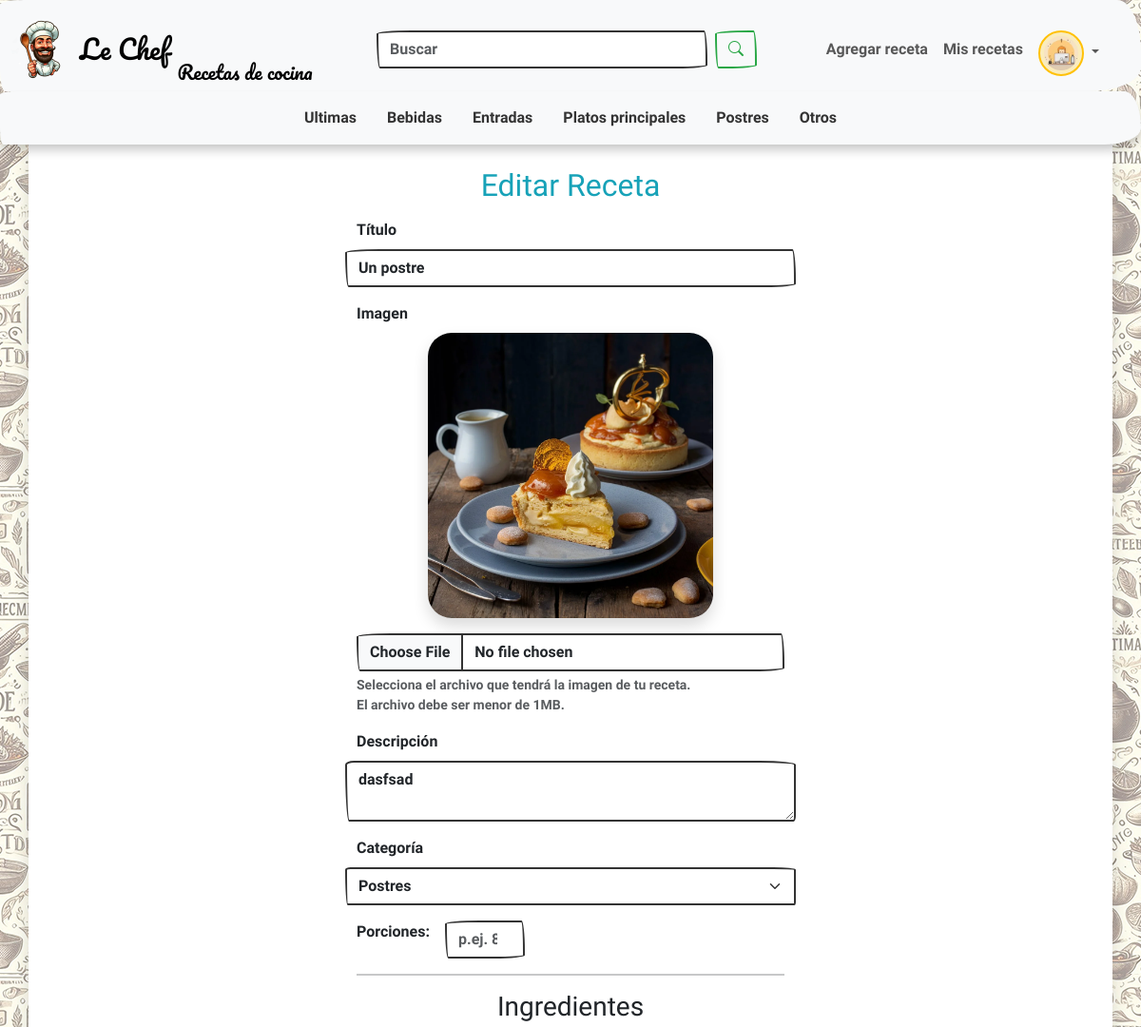
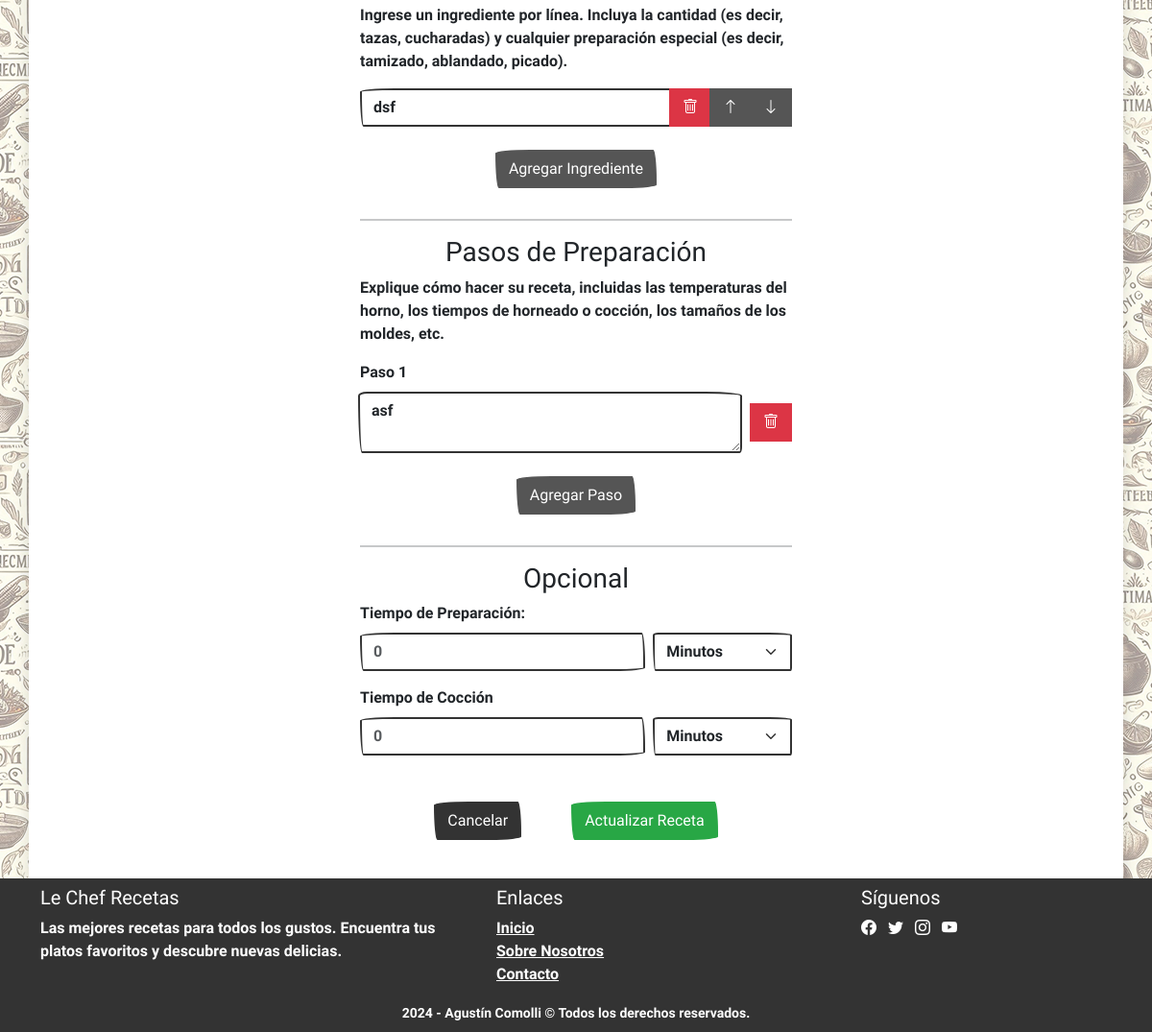
Screenshot of /recipe/3 (signed in) with the database file from the repository (2 pictures, top to bottom).
### app/models/categories.py (models this page shows, shortened)
class Category(db.Model):
    __tablename__ = "categories"
    id = db.Column(db.Integer, primary_key=True)
    name = db.Column(db.String(30), nullable=False)
    image_url = db.Column(db.String(200), nullable=False)
    recipes = db.relationship("Recipe", back_populates="category",
                              lazy="dynamic", cascade="all, delete-orphan")

### app/models/recipes.py (models this page shows, shortened)
class Recipe(db.Model):
    __tablename__ = "recipes"
    id = db.Column(db.Integer, primary_key=True)
    title = db.Column(db.String(), nullable=False)
    description = db.Column(db.String(100))
    image_url = db.Column(db.String(200), nullable=False)
    servings = db.Column(db.Integer)
    prep_time = db.Column(db.Integer)
    prep_time_unit = db.Column(db.String(10))
    cook_time = db.Column(db.Integer)
    cook_time_unit = db.Column(db.String(10))
    user_id = db.Column(db.Integer, db.ForeignKey("users.id"), nullable=False)
    user = db.relationship("User", back_populates="recipes")
    category_id = db.Column(db.Integer, db.ForeignKey("categories.id"),
                            nullable=False)
    category = db.relationship("Category", back_populates="categories")
    ingredients = db.relationship("Ingredient", back_populates="recipe",
                                  lazy="dynamic", cascade="all, delete-orphan")
    steps = db.relationship("Step", back_populates="step",
                            lazy="dynamic", cascade="all, delete-orphan")

### app/models/ingredients.py (models this page shows)
class Ingredient(db.Model):
    __tablename__ = "ingredients"
    id = db.Column(db.Integer, primary_key=True)
    description = db.Column(db.String(50), nullable=False)
    recipe_id = db.Column(db.Integer, db.ForeignKey("recipes.id"),
                          nullable=False)
    recipe = db.relationship("Recipe", back_populates="recipes")

### app/models/steps.py (models this page shows)
class Step(db.Model):
    __tablename__ = "steps"
    id = db.Column(db.Integer, primary_key=True)
    description = db.Column(db.Text, nullable=False)
    order_num = db.Column(db.Integer, nullable=False)
    recipe_id = db.Column(db.Integer, db.ForeignKey("recipes.id"),
                          nullable=False)
    recipe = db.relationship("Recipe", back_populates="recipes")

### app/routes/main.py (the view, shortened to what this page needs)
@main.route("/recipe/<int:recipe_id>", methods=["GET", "POST"])
@main.route("/recipe/new", methods=["GET", "POST"])
@login_required
def add_edit_recipe(recipe_id=None):
    if recipe_id:
        recipe = get_recipe(recipe_id)
        if recipe is None:
            flash("Receta no encontrada", "error")
            return redirect(url_for("main.index"))
    else:
        recipe = None
    categories = get_categories()
    return render_template("recipe-form.html", recipe=recipe, categories=categories)

### app/utils/database.py (called while the page is built)
def get_categories() -> list[str]:
    result = db.session.execute(text("SELECT * FROM categories;"))
    categories = [{"id": category[0], "name": category[1], "image_url": category[2]}
                  for category in result.fetchall()]
    return categories

### app/utils/helpers.py (called while the page is built)
def login_required(f):
    @wraps(f)
    def decorated_function(*args, **kwargs):
        if session.get("user_id") is None:
            return redirect("/login")
        return f(*args, **kwargs)
    return decorated_function

### app/templates/recipe-form.html (shortened to what this page needs)
{% extends "base.html" %}
{% block main %}
<h2 class="mb-3 text-info">{% if recipe %}Editar{% else %}Agregar{% endif %} Receta</h2>
<div class="container d-flex justify-content-center">
  <form id="recipeForm" method="POST" enctype="multipart/form-data" class="justify-self-center needs-validation"
    novalidate>
    <div class="row mb-3 text-start">
      <label for="title" class="form-label">Título</label>
      <input type="text" class="form-control" id="title" name="title" value="{{ recipe.title if recipe else '' }}"
        required autofocus placeholder="Ponle un título a tu receta">
    </div>
    <div class="row mb-3 text-start">
      <div class="col-12">
        <label for="input-recipe-image" class="form-label">Imagen</label>
        <div class="text-center mb-3">
          <img id="img-recipe-image"
            src="{{ recipe.image_url if recipe else url_for('static', filename='images/others.webp') }}"
            alt="Imagen de la receta" class="img-fluid rounded shadow recipe-image">
        </div>
        <input type="file" class="form-control" id="input-recipe-image" name="image"
          accept="image/png, image/jpeg, image/gif, image/webp" aria-describedby="profile-image-help-block">
        <div id="profile-image-help-block" class="form-text">
          Selecciona el archivo que tendrá la imagen de tu receta.<br>
          El archivo debe ser menor de 1MB.
        </div>
      </div>
    </div>
    <div class="row mb-3 text-start">
      <label for="description" class="form-label">Descripción</label>
      <textarea class="form-control" id="description" name="description"
        placeholder="Comparte la historia detrás de tu receta y lo que la hace especial.">{{ recipe.description if
        recipe else '' }}</textarea>
    </div>
    <div class="row mb-3 text-start">
      <label for="category" class="form-label">Categoría</label>
      <select class="form-select" id="category" name="category" required>
        {% for category in categories %}
        <option value="{{ category.id }}" data-image-url="{{ category.image_url }}" {% if recipe and
          recipe.category_id==category.id %}selected{% endif %}>
          {{ category.name }}
        </option>
        {% endfor %}
      </select>
    </div>
    <div class="mb-3">
      <div class="col-8 col-sm-6 d-flex text-start">
        <label for="servings" class="form-label me-3">Porciones:</label>
        <input type="number" class="form-control me-5" id="servings" name="servings"
          value="{{ recipe.servings if recipe else '' }}" min="1" placeholder="p.ej. 8">
      </div>
    </div>
    <hr>
    <h3>Ingredientes</h3>
    <p class="text-start">
      Ingrese un ingrediente por línea. Incluya la cantidad (es decir, tazas, cucharadas) y cualquier preparación
      especial (es decir, tamizado, ablandado, picado).
    </p>
    <div id="ingredientsList">
      {% if recipe and recipe.ingredients %}
      {% for ingredient in recipe.ingredients %}
      <div class="input-group mb-2 text-start">
        <input type="text" class="form-control" name="ingredients[]" value="{{ ingredient }}" required>
        <button type="button" class="btn btn-danger remove-item"><i class="bi bi-trash"></i></button>
        <button type="button" class="btn btn-secondary move-up"><i class="bi bi-arrow-up"></i></button>
        <button type="button" class="btn btn-secondary move-down"><i class="bi bi-arrow-down"></i></button>
      </div>
      {% endfor %}
      {% endif %}
    </div>
    <button type="button" id="addIngredient" class="btn btn-secondary my-3">Agregar Ingrediente</button>
    <hr>
    <h3>Pasos de Preparación</h3>
    <p class="text-start">
      Explique cómo hacer su receta, incluidas las temperaturas del horno, los tiempos de horneado o cocción, los
      tamaños de los moldes, etc.
    </p>
    <div id="stepsList">
      {% if recipe and recipe.steps %}
      {% for step in recipe.steps %}
      <div class="input-group mb-2 text-start">
        <label for="steps[]" class="form-label w-100">Paso {{ loop.index }}</label>
        <textarea class="form-control" name="steps[]" required>{{ step }}</textarea>
        <button type="button" class="btn btn-danger remove-item ms-2 my-auto"><i class="bi bi-trash"></i></button>
      </div>
      {% endfor %}
      {% endif %}
    </div>
    <button type="button" id="addStep" class="btn btn-secondary my-3">Agregar Paso</button>
    <hr>
    <h3>Opcional</h3>
    <div class="row mb-3 gx-2 text-start">
      <label for="prep_time" class="form-label">Tiempo de Preparación:</label>
      <div class="col-8">
        <input type="number" class="form-control" id="prep_time" name="prep_time"
          value="{{ recipe.prep_time if recipe else '' }}" min="0" placeholder="0">
      </div>
      <div class="col d-flex">
        <select class="form-select" id="prep_time_unit" name="prep_time_unit">
          <option value="minutos" {% if recipe and recipe.prep_time_unit=='minutos' %}selected{% endif %}>Minutos
          </option>
        </select>
      </div>
    </div>
    <div class="row mb-3 gx-2 text-start">
      <label for="cook_time" class="form-label">Tiempo de Cocción</label>
      <div class="col-8">
        <input type="number" class="form-control" id="cook_time" name="cook_time"
          value="{{ recipe.cook_time if recipe else '' }}" min="0" placeholder="0">
      </div>
      <div class="col">
        <select class="form-select" id="cook_time_unit" name="cook_time_unit">
          <option value="minutos" {% if recipe and recipe.cook_time_unit=='minutos' %}selected{% endif %}>Minutos
          </option>
        </select>
      </div>
    </div>
    <div class="mb-3 mt-5">
      <button type="button" class="btn btn-primary me-5" id="cancel-button">Cancelar</button>
      <button type="submit" class="btn btn-success">{% if recipe %}Actualizar{% else %}Crear{% endif %} Receta</button>
    </div>
  </form>
</div>
{% endblock %}

### app/templates/base.html (shortened to what this page needs)
<!DOCTYPE html>
<html lang="es">
<head>
  <link rel="stylesheet" href="{{ url_for('static', filename='styles/bootstrap/bootstrap.min.css') }}">
  <link rel="stylesheet" href="{{ url_for('static', filename='styles/bootstrap/bootstrap-icons.min.css') }}">
  <link rel="stylesheet" href="{{ url_for('static', filename='/styles/styles.css') }}">
</head>
<body class="d-flex flex-column justify-content-center min-vh-100">
  <header>
    <nav class="navbar navbar-expand-lg bg-body-tertiary pb-0 border-0">
      <div class="container-fluid">
        <div class="d-flex align-items-center justify-content-between w-100">
          <div class="equal-width d-flex justify-content-start">
            <a href="/" class="navbar-brand d-flex align-items-center">
              <img class="rounded-circle" src="{{ url_for('static', filename='images/le-chef.webp') }}" alt="Logo"
                height="64" width="64">
              <span class="ms-2 fs-3">Le Chef</span>
              <span class="mt-5 ms-2 fs-5 align-self-end d-none d-lg-inline fw-light">Recetas de cocina</span>
            </a>
          </div>
          <form class="d-none d-sm-flex mx-2 mt-2 mt-lg-0 search-bar">
            <input name="query" class="form-control me-2" type="search" placeholder="Buscar" aria-label="Search">
            <button class="btn btn-outline-success" type="submit">
              <i class="bi bi-search"></i>
            </button>
          </form>
          <div class="equal-width d-flex justify-content-end align-items-center">
            {% if session["user_id"] %}
            <div class="d-none d-sm-flex me-3 align-items-center">
              <ul class="navbar-nav ms-auto">
                <li class="nav-item"><a href="/recipe/new" class="nav-link">Agregar receta</a></li>
                <li class="nav-item"><a href="/my_recipes" class="nav-link">Mis recetas</a></li>
              </ul>
              <ul class="navbar-nav ms-auto mt-2">
                <li class="nav-item dropdown" title="User Info">
                  <a class="nav-link dropdown-toggle" href="#" role="button" data-bs-toggle="dropdown"
                    aria-expanded="false">
                    <img class="border border-warning rounded-circle bg-warning bg-opacity-25 p-1"
 alt="Imagen de perfil" width="48" height="48"
                      title="{{ session['username'] }}">
                  </a>
                </li>
              </ul>
            </div>
            {% else %}
            <div class="d-none d-lg-flex me-3">
              <a href="/register" class="nav-link me-3">Registrarse</a>
              <a href="/login" class="nav-link">Iniciar sesión</a>
            </div>
            {% endif %}
          </div>
        </div>
      </div>
    </nav>
    <nav class="navbar bg-body-tertiary border-0 pt-0" id="categories">
      <div class="container-fluid">
        <ul class="nav justify-content-center w-100 mt-2">
          <li class="nav-item"><a href="#" class="nav-link">Ultimas</a></li>
          {% for category in categories %}
          <li class="nav-item"><a href="#" class="nav-link">{{ category["name"] }}</a></li>
          {% endfor %}
        </ul>
      </div>
    </nav>
  </header>
  <main class="flex-grow-1 container py-4 text-center sm-border shadow">
    {% block main %}
    {% endblock %}
  </main>
  <footer class="bg-primary text-light pb-2">
    <div class="container mt-0 pt-2">
      <div class="row">
        <div class="col-md-5 mb-0">
          <h5>Le Chef Recetas</h5>
          <p>
            Las mejores recetas para todos los gustos. Encuentra tus platos favoritos y descubre nuevas delicias.
          </p>
        </div>
        <div class="col-md-4 mb-0">
          <h5>Enlaces</h5>
          <ul class="list-unstyled">
            <li><a href="/" class="text-light">Inicio</a></li>
            <li><a href="#" class="text-light">Sobre Nosotros</a></li>
            <li><a href="/contact" class="text-light">Contacto</a></li>
          </ul>
        </div>
        <div class="col-md-3 mb-0">
          <h5>Síguenos</h5>
          <a href="#" class="text-light me-2"><i class="bi bi-facebook"></i></a>
          <a href="#" class="text-light me-2"><i class="bi bi-twitter"></i></a>
          <a href="#" class="text-light me-2"><i class="bi bi-instagram"></i></a>
          <a href="#" class="text-light me-2"><i class="bi bi-youtube"></i></a>
        </div>
        <div class="text-center pt-2 pt-sm-0">
          <span><small>2024 - Agustín Comolli &copy; Todos los derechos reservados.</small></span>
        </div>
      </div>
    </div>
  </footer>
</body>
</html>

### app/static/styles/styles.css (style rules this page uses)
body { background-color: white; }
main { background-color: white; }
form { max-width: 450px; }
#categories { box-shadow: 0 0.5rem 0.5rem rgba(0, 0, 0, 0.15), 0 0.125rem 0.25rem rgba(0, 0, 0, 0.075); }
.navbar-brand { font-family: 'Pacifico', cursive; max-width: 100%; }
.search-bar { width: 300px; }
.equal-width { flex: 1 0 0; }
@media screen and (min-width: 450px) { body { background-image: url("../images/background.webp"); background-repeat: repeat; } }
@media screen and (min-width: 450px) { .search-bar { width: 400px; } }

### app/static/styles/partials/recipe.css (style rules this page uses)
.recipe-image { max-width: 300px; width: 100%; height: auto; object-fit: contain; }

### rows the page displays
Category: name "Bebidas"
Category: name "Entradas"
Category: name "Platos principales"
Category: name "Postres"
Category: name "Otros"
Recipe: title "Un postre", image_url (picture), description "dasfsad", category "Postres", prep_time_unit "Minutos", cook_time_unit "Minutos"
Ingredient: description "dsf"
Step: description "asf"
